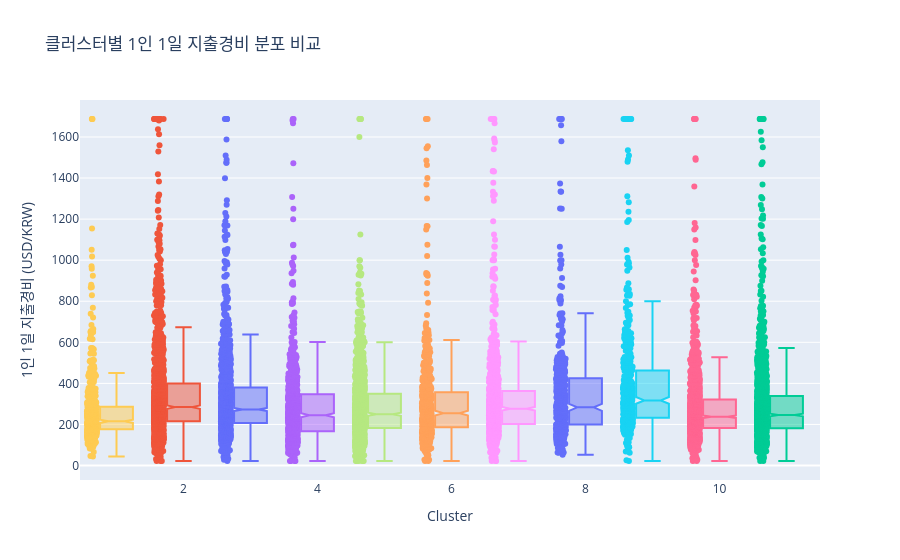

The cell this chart's notebook holds for it:
### Markdown cell above
### 1인 1일 지출경비

### Code cell
import plotly.express as px

def plot_expense_dist(df):
    target_col = '문10. 1인 1일 지출경비(상하위 1% 대체, 61일 이상 결측)'

    fig = px.box(df,
                 x='Cluster',
                 y=target_col,
                 color='Cluster',
                 notched=True, # 중앙값의 신뢰구간 표시
                 points="all", # 실제 데이터 포인트도 옆에 살짝 표시
                 title="클러스터별 1인 1일 지출경비 분포 비교",
                 labels={target_col: "1인 1일 지출경비 (USD/KRW)"})

    fig.update_layout(showlegend=False)
    fig.show()

plot_expense_dist(df)

### Figure 1 — Plotly figure (JSON) as saved in the notebook; plotly's stock layout.template omitted (floating-point values rounded to 4 significant figures; data arrays with more than 128 entries replaced by an {"elided": "..."} marker saying what was removed)
{"data": [{"alignmentgroup": "True", "boxpoints": "all", "hovertemplate": "Cluster=%{x}<br>1인 1일 지출경비 (USD/KRW)=%{y}<extra></extra>", "legendgroup": "3", "marker": {"color": "#636efa"}, "name": "3", "notched": true, "offsetgroup": "3", "orientation": "v", "showlegend": true, "type": "box", "x": {"elided": "1219 int values"}, "x0": " ", "xaxis": "x", "y": {"elided": "1219 float values"}, "y0": " ", "yaxis": "y"}, {"alignmentgroup": "True", "boxpoints": "all", "hovertemplate": "Cluster=%{x}<br>1인 1일 지출경비 (USD/KRW)=%{y}<extra></extra>", "legendgroup": "2", "marker": {"color": "#EF553B"}, "name": "2", "notched": true, "offsetgroup": "2", "orientation": "v", "showlegend": true, "type": "box", "x": {"elided": "1362 int values"}, "x0": " ", "xaxis": "x", "y": {"elided": "1362 float values"}, "y0": " ", "yaxis": "y"}, {"alignmentgroup": "True", "boxpoints": "all", "hovertemplate": "Cluster=%{x}<br>1인 1일 지출경비 (USD/KRW)=%{y}<extra></extra>", "legendgroup": "11", "marker": {"color": "#00cc96"}, "name": "11", "notched": true, "offsetgroup": "11", "orientation": "v", "showlegend": true, "type": "box", "x": {"elided": "1429 int values"}, "x0": " ", "xaxis": "x", "y": {"elided": "1429 float values"}, "y0": " ", "yaxis": "y"}, {"alignmentgroup": "True", "boxpoints": "all", "hovertemplate": "Cluster=%{x}<br>1인 1일 지출경비 (USD/KRW)=%{y}<extra></extra>", "legendgroup": "4", "marker": {"color": "#ab63fa"}, "name": "4", "notched": true, "offsetgroup": "4", "orientation": "v", "showlegend": true, "type": "box", "x": {"elided": "768 int values"}, "x0": " ", "xaxis": "x", "y": {"elided": "768 float values"}, "y0": " ", "yaxis": "y"}, {"alignmentgroup": "True", "boxpoints": "all", "hovertemplate": "Cluster=%{x}<br>1인 1일 지출경비 (USD/KRW)=%{y}<extra></extra>", "legendgroup": "6", "marker": {"color": "#FFA15A"}, "name": "6", "notched": true, "offsetgroup": "6", "orientation": "v", "showlegend": true, "type": "box", "x": {"elided": "539 int values"}, "x0": " ", "xaxis": "x", "y": {"elided": "539 float values"}, "y0": " ", "yaxis": "y"}, {"alignmentgroup": "True", "boxpoints": "all", "hovertemplate": "Cluster=%{x}<br>1인 1일 지출경비 (USD/KRW)=%{y}<extra></extra>", "legendgroup": "9", "marker": {"color": "#19d3f3"}, "name": "9", "notched": true, "offsetgroup": "9", "orientation": "v", "showlegend": true, "type": "box", "x": {"elided": "480 int values"}, "x0": " ", "xaxis": "x", "y": {"elided": "480 float values"}, "y0": " ", "yaxis": "y"}, {"alignmentgroup": "True", "boxpoints": "all", "hovertemplate": "Cluster=%{x}<br>1인 1일 지출경비 (USD/KRW)=%{y}<extra></extra>", "legendgroup": "10", "marker": {"color": "#FF6692"}, "name": "10", "notched": true, "offsetgroup": "10", "orientation": "v", "showlegend": true, "type": "box", "x": {"elided": "1205 int values"}, "x0": " ", "xaxis": "x", "y": {"elided": "1205 float values"}, "y0": " ", "yaxis": "y"}, {"alignmentgroup": "True", "boxpoints": "all", "hovertemplate": "Cluster=%{x}<br>1인 1일 지출경비 (USD/KRW)=%{y}<extra></extra>", "legendgroup": "5", "marker": {"color": "#B6E880"}, "name": "5", "notched": true, "offsetgroup": "5", "orientation": "v", "showlegend": true, "type": "box", "x": {"elided": "1200 int values"}, "x0": " ", "xaxis": "x", "y": {"elided": "1200 float values"}, "y0": " ", "yaxis": "y"}, {"alignmentgroup": "True", "boxpoints": "all", "hovertemplate": "Cluster=%{x}<br>1인 1일 지출경비 (USD/KRW)=%{y}<extra></extra>", "legendgroup": "7", "marker": {"color": "#FF97FF"}, "name": "7", "notched": true, "offsetgroup": "7", "orientation": "v", "showlegend": true, "type": "box", "x": {"elided": "872 int values"}, "x0": " ", "xaxis": "x", "y": {"elided": "872 float values"}, "y0": " ", "yaxis": "y"}, {"alignmentgroup": "True", "boxpoints": "all", "hovertemplate": "Cluster=%{x}<br>1인 1일 지출경비 (USD/KRW)=%{y}<extra></extra>", "legendgroup": "1", "marker": {"color": "#FECB52"}, "name": "1", "notched": true, "offsetgroup": "1", "orientation": "v", "showlegend": true, "type": "box", "x": {"elided": "498 int values"}, "x0": " ", "xaxis": "x", "y": {"elided": "498 float values"}, "y0": " ", "yaxis": "y"}, {"alignmentgroup": "True", "boxpoints": "all", "hovertemplate": "Cluster=%{x}<br>1인 1일 지출경비 (USD/KRW)=%{y}<extra></extra>", "legendgroup": "8", "marker": {"color": "#636efa"}, "name": "8", "notched": true, "offsetgroup": "8", "orientation": "v", "showlegend": true, "type": "box", "x": {"elided": "431 int values"}, "x0": " ", "xaxis": "x", "y": {"elided": "431 float values"}, "y0": " ", "yaxis": "y"}], "layout": {"boxmode": "overlay", "legend": {"title": {"text": "Cluster"}, "tracegroupgap": 0}, "showlegend": false, "title": {"text": "클러스터별 1인 1일 지출경비 분포 비교"}, "xaxis": {"anchor": "y", "categoryarray": [3, 2, 11, 4, 6, 9, 10, 5, 7, 1, 8], "categoryorder": "array", "domain": [0, 1], "title": {"text": "Cluster"}}, "yaxis": {"anchor": "x", "domain": [0, 1], "title": {"text": "1인 1일 지출경비 (USD/KRW)"}}}}
